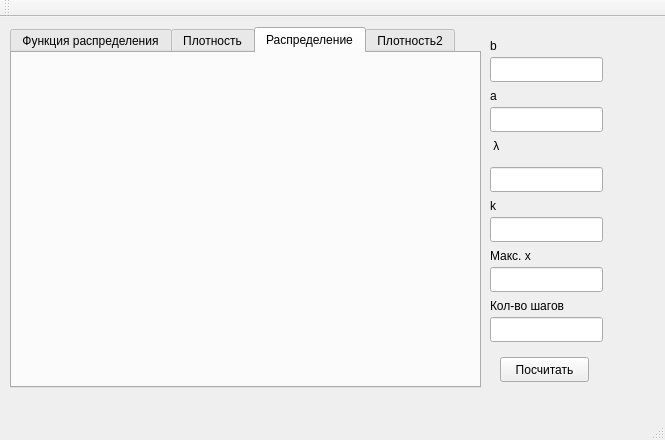
<?xml version="1.0" encoding="UTF-8"?>
<ui version="4.0">
 <class>MainWindow</class>
 <widget class="QMainWindow" name="MainWindow">
  <property name="geometry">
   <rect>
    <x>0</x>
    <y>0</y>
    <width>665</width>
    <height>440</height>
   </rect>
  </property>
  <property name="windowTitle">
   <string>MainWindow</string>
  </property>
  <widget class="QWidget" name="centralWidget">
   <widget class="QTabWidget" name="tabWidget">
    <property name="geometry">
     <rect>
      <x>10</x>
      <y>10</y>
      <width>471</width>
      <height>361</height>
     </rect>
    </property>
    <property name="currentIndex">
     <number>2</number>
    </property>
    <widget class="QWidget" name="tab">
     <attribute name="title">
      <string>Функция распределения</string>
     </attribute>
     <widget class="QWidget" name="widget_2" native="true">
      <property name="geometry">
       <rect>
        <x>10</x>
        <y>10</y>
        <width>451</width>
        <height>301</height>
       </rect>
      </property>
      <widget class="QWidget" name="verticalLayoutWidget_2">
       <property name="geometry">
        <rect>
         <x>0</x>
         <y>10</y>
         <width>451</width>
         <height>301</height>
        </rect>
       </property>
       <layout class="QVBoxLayout" name="verticalLayout_2"/>
      </widget>
     </widget>
    </widget>
    <widget class="QWidget" name="tab_2">
     <attribute name="title">
      <string>Плотность</string>
     </attribute>
     <widget class="QWidget" name="verticalLayoutWidget">
      <property name="geometry">
       <rect>
        <x>10</x>
        <y>50</y>
        <width>431</width>
        <height>271</height>
       </rect>
      </property>
      <layout class="QVBoxLayout" name="verticalLayout"/>
     </widget>
    </widget>
    <widget class="QWidget" name="tab_3">
     <attribute name="title">
      <string>Распределение</string>
     </attribute>
     <widget class="QWidget" name="verticalLayoutWidget_4">
      <property name="geometry">
       <rect>
        <x>20</x>
        <y>20</y>
        <width>421</width>
        <height>281</height>
       </rect>
      </property>
      <layout class="QVBoxLayout" name="verticalLayout_4"/>
     </widget>
    </widget>
    <widget class="QWidget" name="tab_4">
     <attribute name="title">
      <string>Плотность2</string>
     </attribute>
     <widget class="QWidget" name="verticalLayoutWidget_3">
      <property name="geometry">
       <rect>
        <x>19</x>
        <y>19</y>
        <width>421</width>
        <height>291</height>
       </rect>
      </property>
      <layout class="QVBoxLayout" name="verticalLayout_3"/>
     </widget>
    </widget>
   </widget>
   <widget class="QPushButton" name="pushButton">
    <property name="geometry">
     <rect>
      <x>500</x>
      <y>340</y>
      <width>89</width>
      <height>25</height>
     </rect>
    </property>
    <property name="text">
     <string>Посчитать</string>
    </property>
   </widget>
   <widget class="QLineEdit" name="lambdaEdit">
    <property name="geometry">
     <rect>
      <x>490</x>
      <y>150</y>
      <width>113</width>
      <height>25</height>
     </rect>
    </property>
   </widget>
   <widget class="QLineEdit" name="keyEdit">
    <property name="geometry">
     <rect>
      <x>490</x>
      <y>200</y>
      <width>113</width>
      <height>25</height>
     </rect>
    </property>
   </widget>
   <widget class="QLabel" name="label">
    <property name="geometry">
     <rect>
      <x>490</x>
      <y>120</y>
      <width>67</width>
      <height>17</height>
     </rect>
    </property>
    <property name="text">
     <string> λ</string>
    </property>
   </widget>
   <widget class="QLabel" name="label_2">
    <property name="geometry">
     <rect>
      <x>490</x>
      <y>180</y>
      <width>67</width>
      <height>17</height>
     </rect>
    </property>
    <property name="text">
     <string>k</string>
    </property>
   </widget>
   <widget class="QLabel" name="label_4">
    <property name="geometry">
     <rect>
      <x>490</x>
      <y>230</y>
      <width>67</width>
      <height>17</height>
     </rect>
    </property>
    <property name="text">
     <string>Макс. х</string>
    </property>
   </widget>
   <widget class="QLabel" name="label_5">
    <property name="geometry">
     <rect>
      <x>490</x>
      <y>280</y>
      <width>101</width>
      <height>17</height>
     </rect>
    </property>
    <property name="text">
     <string>Кол-во шагов</string>
    </property>
   </widget>
   <widget class="QLineEdit" name="maxX">
    <property name="geometry">
     <rect>
      <x>490</x>
      <y>250</y>
      <width>113</width>
      <height>25</height>
     </rect>
    </property>
   </widget>
   <widget class="QLineEdit" name="steps">
    <property name="geometry">
     <rect>
      <x>490</x>
      <y>300</y>
      <width>113</width>
      <height>25</height>
     </rect>
    </property>
   </widget>
   <widget class="QLineEdit" name="aEdit">
    <property name="geometry">
     <rect>
      <x>490</x>
      <y>90</y>
      <width>113</width>
      <height>25</height>
     </rect>
    </property>
   </widget>
   <widget class="QLabel" name="label_6">
    <property name="geometry">
     <rect>
      <x>490</x>
      <y>70</y>
      <width>67</width>
      <height>17</height>
     </rect>
    </property>
    <property name="text">
     <string>a</string>
    </property>
   </widget>
   <widget class="QLineEdit" name="bEdit">
    <property name="geometry">
     <rect>
      <x>490</x>
      <y>40</y>
      <width>113</width>
      <height>25</height>
     </rect>
    </property>
   </widget>
   <widget class="QLabel" name="b">
    <property name="geometry">
     <rect>
      <x>490</x>
      <y>20</y>
      <width>67</width>
      <height>17</height>
     </rect>
    </property>
    <property name="text">
     <string>b</string>
    </property>
   </widget>
  </widget>
  <widget class="QMenuBar" name="menuBar">
   <property name="geometry">
    <rect>
     <x>0</x>
     <y>0</y>
     <width>665</width>
     <height>22</height>
    </rect>
   </property>
  </widget>
  <widget class="QToolBar" name="mainToolBar">
   <attribute name="toolBarArea">
    <enum>TopToolBarArea</enum>
   </attribute>
   <attribute name="toolBarBreak">
    <bool>false</bool>
   </attribute>
  </widget>
  <widget class="QStatusBar" name="statusBar"/>
 </widget>
 <layoutdefault spacing="6" margin="11"/>
 <resources/>
 <connections/>
</ui>
